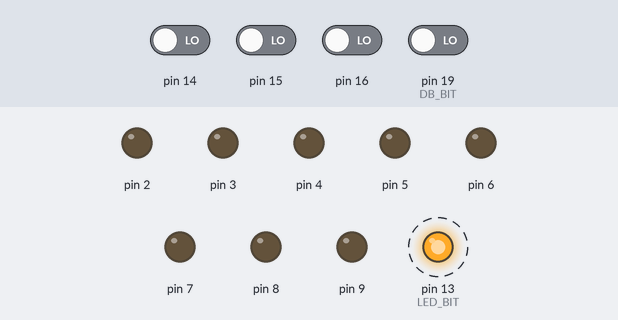
Simulated run of this sketch. Board: Arduino Nano, built with avr-gcc and run on an emulated ATmega328P. Parts: output pins drawn as LEDs (lit = HIGH). Dashed ring = blinking. The test bench sets the inputs (shaded band); at power-on: pin 14–16, pin 19 (DB_BIT) LOW. Pins used as bus, display or sensor lines are not drawn.

Above: at 0.41 s.
Timing chart, 0 to 3.3 s (numbered marks = the images above):
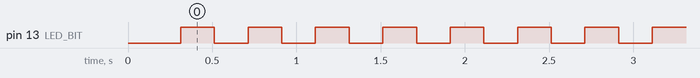

The sketch:

nano3_auth.ino
```cpp
// Nano-3: 電源投入時に自力でCIC認証（ラウンド0）を実行し、終わったらクロックを止める。
//
// ■ なぜPCと通信しないのか
// 吸い出しにはNano-1(アドレス)とNano-2(バス)が要り、USBはNano-2が使う。
// 3枚同時にUSBを挿すと基板を焼く（実際に2枚失った）ので、Nano-3は自律動作させる。
// したがって手順は焼き込む。
//
// ■ なぜラウンド0だけで止めるのか
// 本家CICのコードは、1ラウンド終わるごとに RUN HOST（ホストのリセット解除）を
// 実行する。16ラウンド完走を待つ必要はない。
//   d411-dis.txt  147: tml 04a   ; RUN HOST
// Key側も同じ構造なら、ラウンド0の直後にカート内チップのリセットが外れる。
//
// そして**クロックを握っているのはこちら**なので、その直後に止めればKeyは凍結する。
// 照合を続けることも、エラーを検出することも、リセットを掛け直すこともできない。
//   「3.072MHzを供給しなければCICは動作できず、P10をLOWに引くこともできない」
//
// 認証 -> クロック停止 -> Nano-2が読む、という段取り。
//
// ■ ラウンド1以降をやらない理由
// 向きが切り替わる瞬間の扱いがまだ実機と合っておらず、R1で必ず崩れる。
// R0は実機で15/15（地域ビット含む）一致することを確認済みなので、そこで止める。
//
// ■ 配線（CICソケット内で完結）
//   D12 = PB4  クロック   -> ソケット7番（カート56）
//   A3  = PC3  リセット   -> ソケット11番（カート25）
//   A4  = PC4  データA    -> ソケット2番（カート24）  1kΩ直列
//   A5  = PC5  データB    -> ソケット1番（カート55）  1kΩ直列
//   D13 = PB5  基板上のLED（結果表示）
//
// ■ LEDの意味
//   点灯しっぱなし = ラウンド0が期待どおり一致した（読み出してよい）
//   点滅           = 一致しなかった（差し直して電源を入れ直す）

#include <Arduino.h>

#define CLK_BIT _BV(PB4)
#define RST_BIT _BV(PC3)
#define DA_BIT  _BV(PC4)     // カート24
#define DB_BIT  _BV(PC5)     // カート55
#define LED_BIT _BV(PB5)

// 実機で確定した値（クロックパルス単位）
const uint16_t ID_DELAY   = 2496;   // リセット解除から最初のIDビットまで
const uint16_t ID_BIT     = 60;     // ストリームID 1ビット = 15命令 x 4
const uint16_t POST_ID    = 520;    // ID送信終了から主ループ突入まで
const uint16_t BIT_PULSES = 372;    // 主ループ 1ビット = 93命令 x 4
const uint8_t  DRIVE_PULSES = 24;   // 自分の線を駆動し続ける長さ
const uint8_t  SAMPLE_AT  = 16;     // 相手の線を読む位置
const uint8_t  ROUND0_BITS = 15;

// ラウンド0。送信はlockシードのLSB、期待値はシミュレータ（本家ROM）の出力。
// 実機で15/15一致を確認済み（地域ビットを含む）。
const char TX0[] = "110101111101010";
const char RX0[] = "110101111010100";

// A4/A5 と CIC 0番/1番 の対応。実機でこちら（入れ替えた側）が正しいと確定。
#define PIN0 DB_BIT
#define PIN1 DA_BIT

static uint8_t outMask, inMask;

static inline void tick() {
  PORTB |= CLK_BIT;
  PORTB &= (uint8_t)~CLK_BIT;
}

static void ticks(uint16_t n) { while (n--) tick(); }

// dir=0 -> 1番線で送信、0番線で受信
static void setDirection(uint8_t dir) {
  outMask = dir ? PIN0 : PIN1;
  inMask  = dir ? PIN1 : PIN0;
  DDRC |= outMask;
  PORTC &= (uint8_t)~outMask;          // アイドルはLow
  DDRC &= (uint8_t)~inMask;
}

static uint8_t exchangeBit(uint8_t myBit) {
  uint8_t got = 0;
  if (myBit) PORTC |= outMask;
  for (uint16_t p = 0; p < BIT_PULSES; p++) {
    if (p == SAMPLE_AT) got = (PINC & inMask) ? 1 : 0;
    if (p == DRIVE_PULSES) PORTC &= (uint8_t)~outMask;
    tick();
  }
  PORTC &= (uint8_t)~outMask;
  return got;
}

// Keyの起動はリセットの立ち下がりで掛かる。アイドルLow・Highパルス・Lowへ戻す。
static void triggerKey() {
  PORTC &= (uint8_t)~RST_BIT;
  DDRC |= RST_BIT;
  ticks(64);
  PORTC |= RST_BIT;
  ticks(12);
  PORTC &= (uint8_t)~RST_BIT;
}

static bool authenticate() {
  DDRB |= CLK_BIT;
  PORTB &= (uint8_t)~CLK_BIT;

  triggerKey();

  // ストリームIDは 0xf。Key側は btfsc でレベルを読むので、
  // 短いパルスではなく**1ビット周期のあいだ保持**しなければ掴まれない。
  setDirection(1);
  ticks(ID_DELAY);
  PORTC |= outMask;
  ticks(4 * ID_BIT);
  PORTC &= (uint8_t)~outMask;

  ticks(POST_ID);

  setDirection(0);
  uint8_t ok = 0;
  for (uint8_t b = 0; b < ROUND0_BITS; b++) {
    const uint8_t got = exchangeBit(TX0[b] - '0');
    if (got == (uint8_t)(RX0[b] - '0')) ok++;
  }

  // クロックを止める。ただし**Lowで駆動したままにしてはいけない。**
  // このリグはカート56番と57番を短絡させてあるので、
  // D12をLowに保つと PHI2 まで Low に縛ってしまう。
  // これまで成功した吸い出しでは PHI2 は常に浮かせていた。
  // 入力に戻して開放する。誰もクロックを供給しないのでKeyは凍結したまま。
  PORTB &= (uint8_t)~CLK_BIT;
  DDRB &= (uint8_t)~CLK_BIT;
  // データ線は解放。Nano-2の読み出しの邪魔をしない。
  DDRC &= (uint8_t)~(DA_BIT | DB_BIT);
  PORTC &= (uint8_t)~(DA_BIT | DB_BIT);

  return ok == ROUND0_BITS;
}

static bool authOk;

// 読み出す対象バンク。Nano-3はCIC専任でストローブを受けないので、
// 1回の焼き込みで読めるのはここで指定した1バンクだけになる。
// $00 と $C0 の両方を見たいときは、値を変えて焼き直す。
const uint8_t TARGET_BANK = 0x00;

void setup() {
  DDRB |= LED_BIT;
  PORTB &= (uint8_t)~LED_BIT;

  // バンク線(A16-A23)を TARGET_BANK で駆動する。
  //
  // ここは以前「バンク出力には触らない。Nano-3は今回CIC専任」として入力のままに
  // していたが、それは**カート側でA16-A23が浮く**ということだった。浮いた
  // アドレス線で読んだ結果は「バンク$00を読んだ」ことにならない。
  // プランA(ラウンド0だけで吸い出す)を否定した実測は、この状態で取っている。
  //   A16-A21 -> D2-D7 = PORTD bit2-7
  //   A22-A23 -> D8-D9 = PORTB bit0-1
  DDRD |= 0xFC;                                    // D2-D7 を出力
  PORTD = (uint8_t)((PORTD & 0x03) | (uint8_t)((TARGET_BANK & 0x3F) << 2));
  DDRB |= 0x03;                                    // D8-D9 を出力
  PORTB = (uint8_t)((PORTB & 0xFC) | (uint8_t)((TARGET_BANK >> 6) & 0x03));

  DDRC &= (uint8_t)~(DA_BIT | DB_BIT | RST_BIT);

  delay(300);          // 電源とカートが落ち着くのを待つ
  authOk = authenticate();
}

void loop() {
  if (authOk) {
    PORTB |= LED_BIT;              // 点灯しっぱなし = 認証一致。読み出してよい
  } else {
    PORTB ^= LED_BIT;              // 点滅 = 不一致。電源を入れ直す
    delay(200);
  }
}
```

Measured:
- by itself, pin 13 (LED_BIT): alternates HIGH for 0.20 s and LOW for 0.20 s
